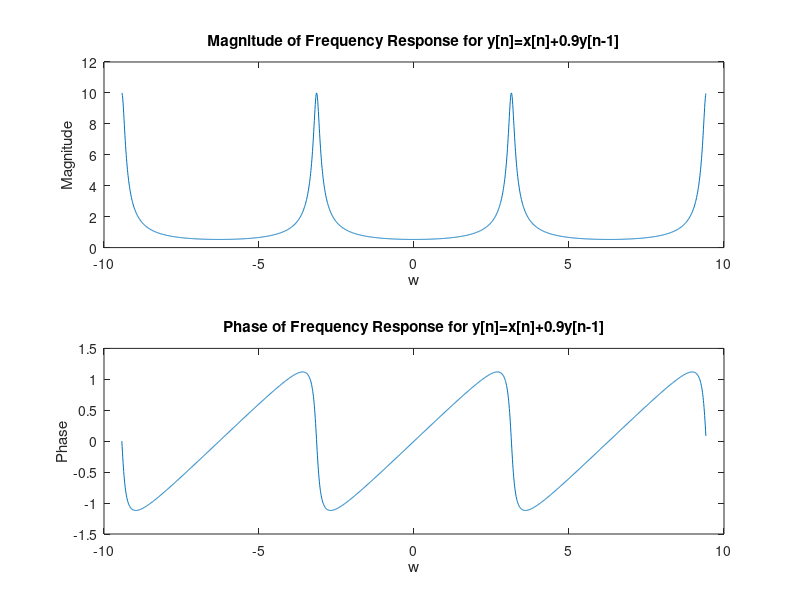
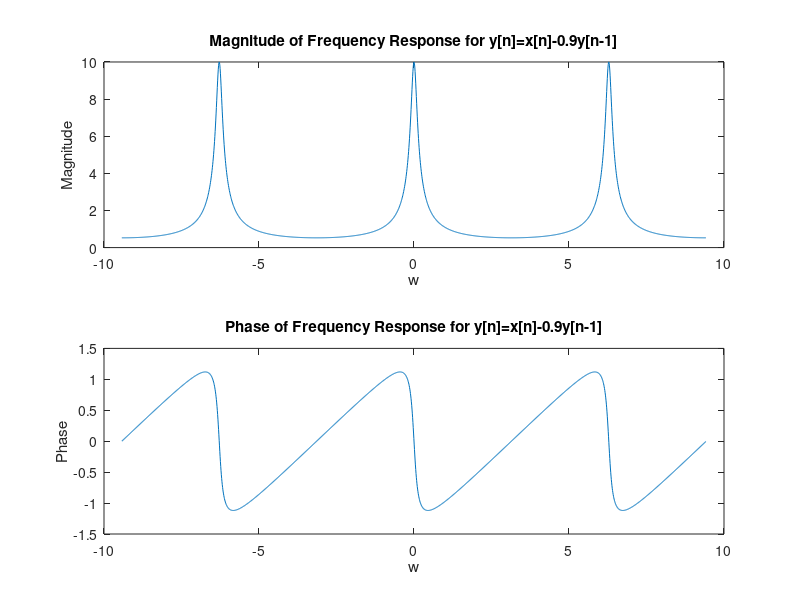

Here is the MATLAB script that generated these plots, in order:
% Function to plot frequency response of given systems
function h = dtscde()
    w = -3*pi : 0.01 : 3*pi;   
    
    % Problem 3.C
    % Obtained frequency response (from analysis) for:
    % ?[?] = ?[?] + 0.9 ?[? ? 1]
    h = 1./(1 + 0.9.*exp(-1i.*w));
    
    % Plotting magnitude and phase frequency response
    figure;
    subplot(211); plot(w, abs(h));
    xlabel("w");
    ylabel("Magnitude");
    title("Magnitude of Frequency Response for y[n]=x[n]+0.9y[n-1]");
    subplot(212); plot(w, angle(h));
    xlabel("w");
    ylabel("Phase");
    title("Phase of Frequency Response for y[n]=x[n]+0.9y[n-1]");

    % Problem 3.D
    % Obtained frequency response (from analysis) for:
    % ?[?] = ?[?] - 0.9 ?[? ? 1]
    h = 1./(1 - 0.9.*exp(-1i.*w));
    
    % Plotting magnitude and phase frequency response
    figure;
    subplot(211); plot(w, abs(h));
    xlabel("w");
    ylabel("Magnitude");
    title("Magnitude of Frequency Response for y[n]=x[n]-0.9y[n-1]");
    subplot(212); plot(w, angle(h));
    xlabel("w");
    ylabel("Phase");
    title("Phase of Frequency Response for y[n]=x[n]-0.9y[n-1]");
end
